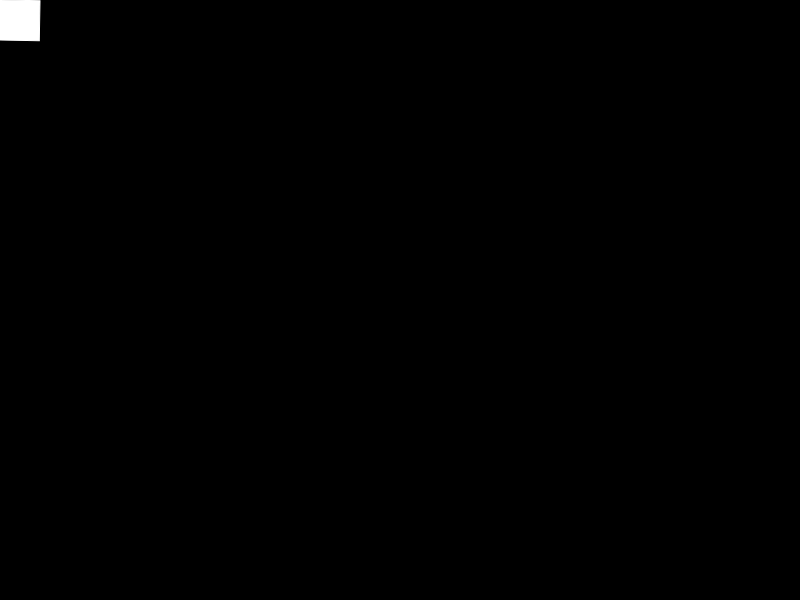
Frame 1 (no input)
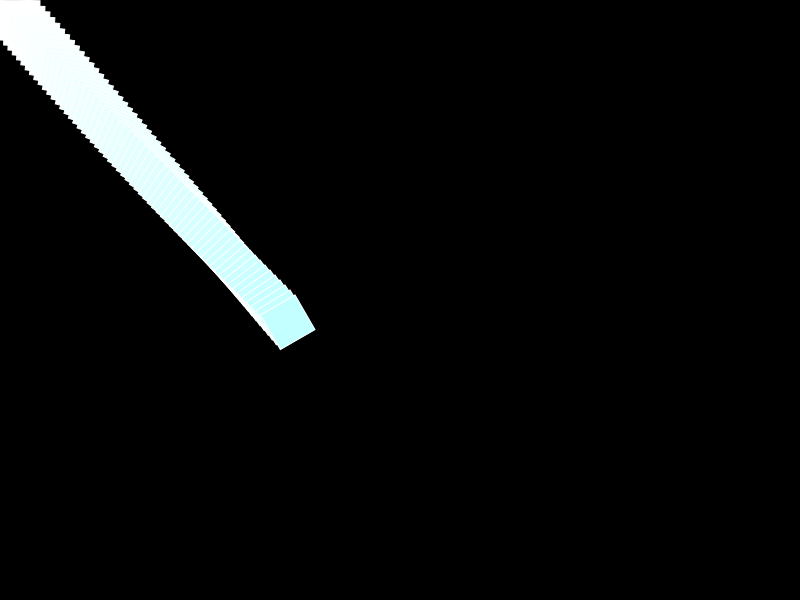
Frame 60 (no input)
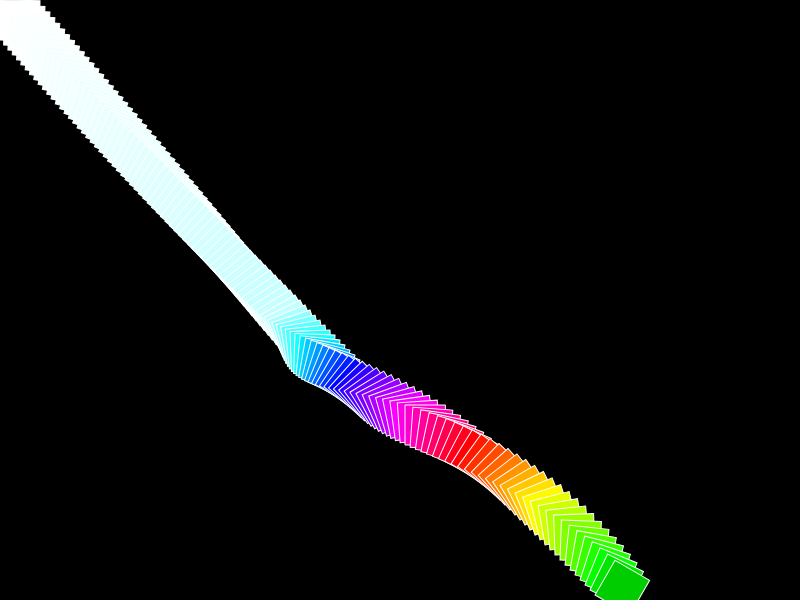
Frame 120 (the mouse pressed at the canvas centre since frame 60)

The p5.js sketch that drew these frames (run headless with seeded random() and noise() and a simulated clock; from frame 60 on, the mouse is pressed at the canvas centre):

// p5.js sketch
// ── sketch.js
function setup(){
  createCanvas(800,600); // Creates canvas sized 600x800
  background(0); // Creates a Black background
  frameRate(60);
}

let sqrX = -5;
let sqrY = -5;
let moveX = 5;
let moveY = 5;
let colrR =255;
let colrG = 255;
let colrB =255;
let colorCount =1;
let colorSpeed = 1;
let spinSpeed = 1;
let spinCount = 0;

function draw(){

  // Math Part - This is all of the incremental equations I used to create the effect

  sqrX = sqrX + moveX;    // How the square moves the in x position
  sqrY = sqrY + moveY;    // How the square moves i nthe Y position
  colorSpeed = int(mouseX/ width *49) +1; //Takes the xposition of the mouse to infulence the  speed it changes color
  spinSpeed = int(mouseY/ width *9) +1;   //Takes the position of the mouse to influence the speed it rotates
  spinCount = spinCount + spinSpeed; // incrementally adds to the rotation of the square

        //This was my code I used for debugging any issues with color or square position
  // background(0);
  // fill(255);
  // text(colorSpeed,100,180);
  // text(colrR,100,200);
  // text(colrG,100,220);
  // text(colrB,100,240);

    //moves canvas to the next starting point for the square
  translate(sqrX,sqrY);
    //rotates the canvas before drawing the square
  rotate(radians(spinCount));
    //applys a white stoke
  stroke(255)
    //selects the color of the square
  fill(colrR,colrG,colrB);
    // Draws the square
  rect(0,0,40,40);

// if the square reaches the left or right side it will change direction
  if ((sqrX > (width))){
    moveX = moveX * - 1;
  } else if (sqrX<0){
      moveX = moveX * - 1;
  }
// if the square reaches the top or bottom it will change directions
  if (sqrY > (height)){
    moveY = moveY * - 1;
  }else if (sqrY<0){
      moveY = moveY * - 1;
  }

// This is my color progrssion system I came up with
// colrR 255-0 ,colrG 255, colrB 255  White to Aqua
  if (colorCount == 1){
    colrR = colrR -colorSpeed;
    //when var goes below 0 we set it to 0 and progress to next color transition
    if (colrR <0){
      colorCount =2;
      colrR = 0;
    }
  }

  // colrR 0 , colrB 255 ,colrG 255-0 Aqua to Blue
  if (colorCount == 2){
    colrG = colrG -colorSpeed;
    //when var goes below 0 we set it to 0 and progress to next color transition
    if (colrG <0){
      colorCount =3;
      colrG=0;
    }
  }

  // colrR 0-255 , colrB 255 ,colrG 0 Blue to Fuchsia
  if (colorCount == 3){
    colrR = colrR +colorSpeed;
    //when var goes above 255 we set it to 255 and progress to next color transition
    if (colrR >255){
      colorCount =4;
      colrR = 255;
    }
  }

  // colrR 255 , colrB 255-0 ,colrG 0 Fuchsia to Red
  if (colorCount == 4){
    colrB = colrB -colorSpeed;
    //when var goes below 0 we set it to 0 and progress to next color transition
    if (colrB <0){
      colorCount =5;
      colrB = 0;
    }
  }


  // colrR 255 , colrB 0 ,colrG 0-255 Red to Yellow
  if (colorCount == 5){
    colrG = colrG +colorSpeed;
    //when var goes above 255 we set it to 255 and progress to next color transition
    if (colrG >255){
      colorCount =6;
      colrG =255;
    }
  }
  // colrR 255 , colrB 0 ,colrG 0 Yellow to Green
  if (colorCount == 6){
    colrR = colrR -colorSpeed;
    //when var goes below 0 we set it to 0 and progress to next color transition
    if (colrR <0){
      colorCount =7;
      colrR=0;
    }
  }
  // colrR 255 , colrB 0 ,colrG 0 Green to Black
  if (colorCount == 7){
    colrG = colrG -colorSpeed;
    //when var goes below 0 we set it to 0 and progress to next color transition
    if (colrG <0){
      colrG=0;
      colorCount =8;
    }
  }



  // colrR 0-255 , colrB 0-255 , colrG 0-255 Black to White
  if (colorCount == 8){
    colrB = colrB +colorSpeed;
    colrR = colrR +colorSpeed;
    colrG = colrG +colorSpeed;
      // When one variable goes over 255 Sets all to 255 and gotes to starting color transition 
    if (colrG >255){
      colorCount =1;
        colrB = 255;
        colrR = 255;
        colrG = 255;
    }
  }




}
